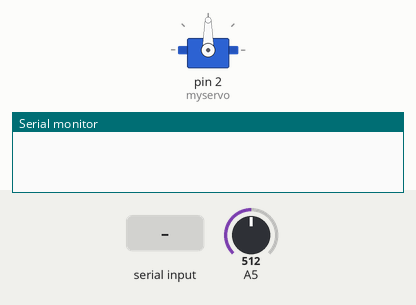
Simulated run of this sketch. Board: Arduino Uno, built with avr-gcc and run on an emulated ATmega328P. On the bench: servo, the last lines printed to the serial monitor. The test bench sets the inputs (shaded band); at power-on: A5 = 512.

Above: at 1.2 s.
1.3 s: "s" received over Serial
At 2.9 s:
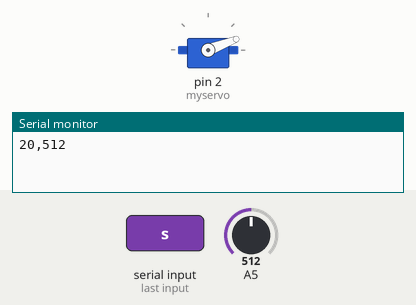
At 20.0 s:
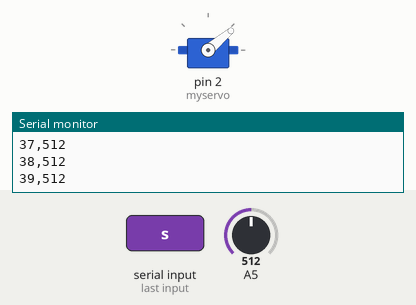
Timing chart, 0 to 21.7 s (numbered marks = the images above; inputs shaded):
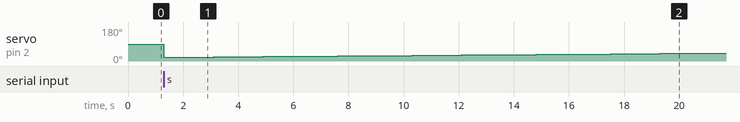

The sketch:

Sketchy_Spec_AD.ino
```cpp
#include <Servo.h>

Servo myservo;

void setup() {
  myservo.attach(2);
  Serial.begin(9600);
}

void loop() {
  if (Serial.available() > 0) { // only when you receive data:
    byte incoming;
    incoming = Serial.read();
    switch (incoming) {
      case 's':
        scan();
        break;
      case 'l':
        int pos;
        pos = 19;
        while (pos == 19) {
          if (Serial.available() > 0) {
            pos = (int)Serial.read();
          }
        }
        lambda(pos);
        break;
      case 'r':
        float n;
        for (int j = 0; j < 3; j++) {
          delay(300);
          n += analogRead(A5);
        }
        n = n / 3;
        Serial.println(n);
        break;
    }
  }
}

void scan() {
  // Scanning through the entire spectrum
  int n, j;
  int start = 20;
  int fin = 130;
  int pos = 0;
  for (pos = start; pos <= fin; pos += 1) {
    myservo.write(pos);
    //Serial.println(pos);
    n = 0;
    for (j = 0; j < 3; j++) {
      delay(300);
      n += analogRead(A5);
    }
    n = n / 3;
    Serial.print(pos);
    Serial.print(',');
    Serial.println(n);
  }
}

void lambda(int pos) {
  myservo.write(pos);
}
```

Measured:
- after the input at 1.3 s, servo on pin 2 (myservo): 90° → 20° at once, → 21° 0.90 s later, → 22° 0.90 s later, → 23° 0.90 s later, … (23 changes in this stretch)
